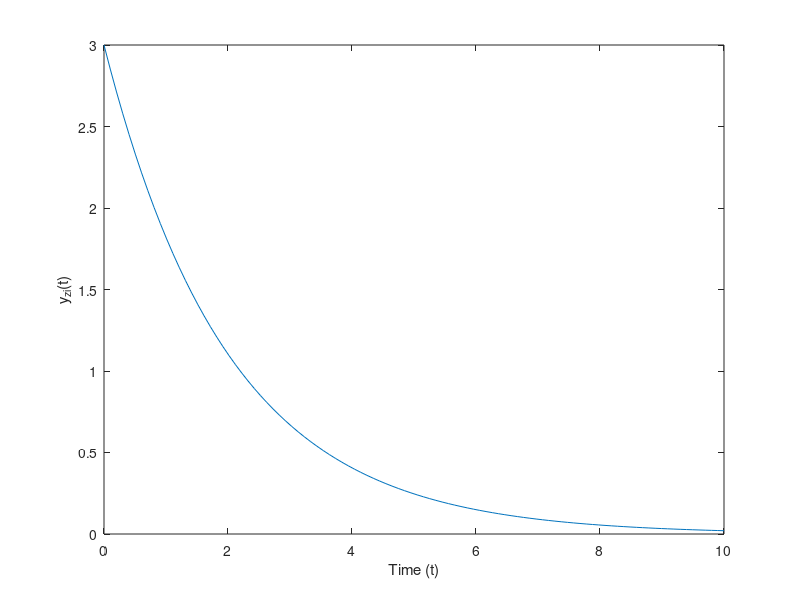

MATLAB code for this plot:
t = linspace(0,10);
y = 3*exp(t.*-0.5);


title('Zero Input Response of LR Circuit')
plot(t,y);
ylabel('y_z_i(t)');
xlabel('Time (t)');

